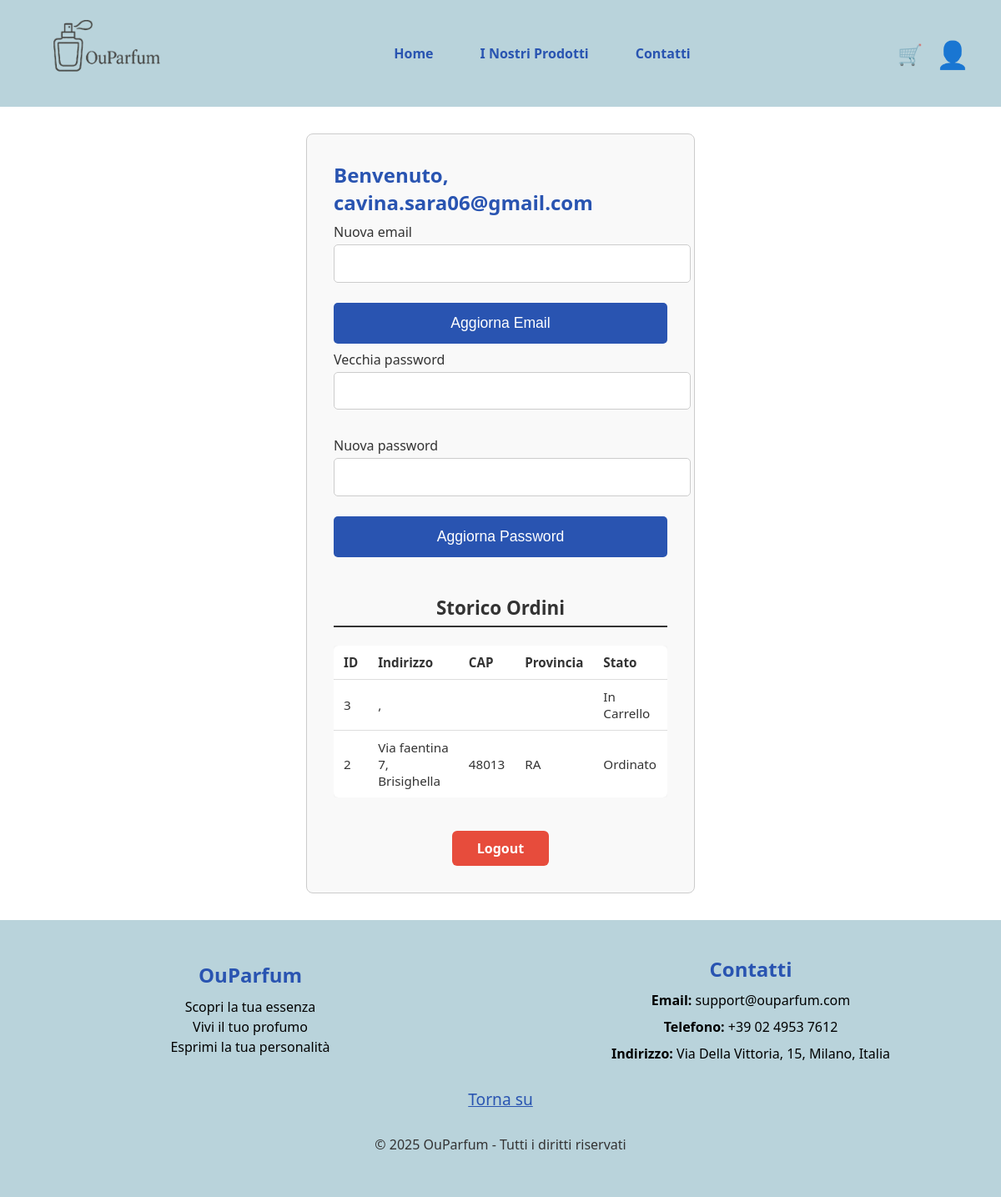
/account.php (signed in), run on the app's committed database.
### tables this page shows
CREATE TABLE IF NOT EXISTS `ordini` (
  `id` int(11) NOT NULL AUTO_INCREMENT,
  `citta` varchar(50) DEFAULT NULL,
  `cap` varchar(5) DEFAULT NULL,
  `provincia` varchar(2) DEFAULT NULL,
  `via` varchar(50) DEFAULT NULL,
  `civico` varchar(50) DEFAULT NULL,
  `stato` char(1) NOT NULL DEFAULT 'c',
  `id_utente` int(11) NOT NULL,
  `data_ordine` date DEFAULT NULL,
  PRIMARY KEY (`id`) USING BTREE,
  KEY `ordine_FK2` (`id_utente`) USING BTREE
);

### account.php (the view, shortened to what this page needs)
<?php
$conn = new mysqli("localhost", "root", "root", "ouparfum");
$utente_mail = $_SESSION['utente_mail'];
$stmt = $conn->prepare("SELECT id, mail, pw FROM utenti WHERE mail = ?");
$stmt->bind_param("s", $utente_mail);
$stmt->execute();
$stmt->bind_result($id_utente, $email_db, $password_db);
$storico = $conn->query("SELECT * FROM ordini WHERE id_utente = $id_utente ORDER BY id DESC");
?>
<!DOCTYPE html>
<html lang="it">
<head>
  <link rel="stylesheet" href="stilehom.css">
</head>
<body id="top">
  <header class="site-header">
    <div class="header-left">
      <img src="immagini/logo.png" alt="Logo OuParfume" class="logo">
    </div>
    <nav class="main-nav">
      <ul>
      <li><a href="homepage.php">Home</a></li>
        <li><a href="prodotti.php">I Nostri Prodotti</a></li>
        <li><a href="#bottom">Contatti</a></li>
      </ul>
    </nav>
    <div class="header-icons">
    <a href="carrello.php" class="cart-icon">
      🛒
    </a>
    <a href="accesso.html" class="user-icon">
      👤
    </a></div>
  </header>
  <main class="login-main">
  <div class style="max-width: 400px; margin: 2em auto; padding: 2em; border: 1px solid #ccc; border-radius: 8px; background-color: #f9f9f9;">
    <h2 class="login-title">Benvenuto, <?php echo htmlspecialchars($utente_mail); ?></h2>
    <form method="POST" class="login-form">
      <label for="nuova_mail">Nuova email</label>
      <input type="email" name="nuova_mail" required>
      <button type="submit">Aggiorna Email</button>
    </form>
    <form method="POST" class="login-form">
      <label for="vecchia_pw">Vecchia password</label>
      <input type="password" name="vecchia_pw" required>
      <label for="nuova_pw">Nuova password</label>
      <input type="password" name="nuova_pw" required>
      <button type="submit">Aggiorna Password</button>
    </form>
    <h3 class="login-subtitle">Storico Ordini</h3>
    <?php if ($storico->num_rows > 0): ?>
      <div class="orders-box">
        <table class="orders-table">
          <thead>
            <tr>
              <th>ID</th>
              <th>Indirizzo</th>
              <th>CAP</th>
              <th>Provincia</th>
              <th>Stato</th>
            </tr>
          </thead>
          <tbody>
            <?php while ($ordine = $storico->fetch_assoc()): ?>
              <tr>
                <td><?php echo $ordine['id']; ?></td>
                <td><?php echo $ordine['via'] . ' ' . $ordine['civico'] . ', ' . $ordine['citta']; ?></td>
                <td><?php echo $ordine['cap']; ?></td>
                <td><?php echo $ordine['provincia']; ?></td>
                <td><?php echo ($ordine['stato'] === 'o') ? 'Ordinato' : 'In Carrello'; ?></td>
              </tr>
            <?php endwhile; ?>
          </tbody>
        </table>
      </div>
    <?php else: ?>
      <p class="form-message">Nessun ordine effettuato.</p>
    <?php endif; ?>
    <div class="logout-container">
    <a href="logout.php" class="logout-button">Logout</a>
    </div>
  </div>
</main>
<footer class="footer" id="bottom">
    <div class="footer-container">
      <div class="footer-info">
        <h4>OuParfum</h4>
        <p class="footer-description">
          Scopri la tua essenza<br>Vivi il tuo profumo<br>Esprimi la tua personalità</p>
      </div>
      <div class="footer-contact">
        <h4>Contatti</h4>
        <p><strong>Email:</strong> support@ouparfum.com</p>
        <p><strong>Telefono:</strong> +39 02 4953 7612</p>
        <p><strong>Indirizzo:</strong> Via Della Vittoria, 15, Milano, Italia</p>
    </div>
    </div>
    <div class="footer-back-to-top">
      <a href="#top" class="back-to-top-link">Torna su</a>
    </div>
    <div class="footer-bottom">
      <p>&copy; 2025 OuParfum - Tutti i diritti riservati</p>
    </div>
  </footer>
</body>
</html>

### stilehom.css (style rules this page uses)
body { overflow-x: hidden; margin: 0; font-family: 'Segoe UI', sans-serif; background-color: #fff; color: #333; display: flex; flex-direction: column; min-height: 100vh; }
header { background-color: #b9d3db; padding: 1.5em; text-align: center; }
.site-header { display: flex; align-items: center; justify-content: space-between; background-color: #b9d3db; }
.header-left { display: flex; align-items: center; min-width: 200px; margin-left: 0; padding-left: 0; }
.logo { width: 200px; height: 80px; object-fit: cover; margin: 0; }
.main-nav { flex: 1; display: flex; justify-content: center; }
.main-nav ul { list-style: none; display: flex; gap: 3.5em; margin: 0; padding: 0; }
.main-nav a { text-decoration: none; color: rgb(41, 84, 177); font-weight: bold; }
.header-icons { display: flex; align-items: center; gap: 1em; min-width: 100px; }
.user-icon,.cart-icon { font-size: 1.5em; cursor: pointer; color: rgb(41, 84, 177); text-decoration: none; }
.cart-icon { display: inline-block; transition: transform 0.3s ease; }
.footer { background-color: #b9d3db; color: #000000; padding: 2em 0; position: relative; width: 100%; text-align: center; bottom: 0; }
.footer-container { display: flex; justify-content: center; align-items: center; flex-wrap: wrap; }
.footer-info { flex: 1; text-align: center; margin: 0 20px; }
.footer-info h4 { font-size: 1.5em; color: rgb(41, 84, 177); }
.footer-info .footer-description { font-size: 1em; color: #000000; margin-top: 10px; line-height: 1.5; text-align: center; max-width: 250px; margin-left: auto; margin-right: auto; }
.footer-contact { flex: 1; text-align: center; margin: 0 20px; }
.footer-contact h4 { font-size: 1.5em; color: rgb(41, 84, 177); }
.footer-contact p { font-size: 1em; color: #000000; margin: 5px 0; }
.footer-back-to-top { width: 100%; text-align: center; margin-top: 20px; }
.footer-back-to-top a { font-size: 1.2em; color: rgb(41, 84, 177); }
.footer-bottom { width: 100%; text-align: center; margin-top: 20px; font-size: 1em; color: #333; }
.footer-bottom p { margin: 0; padding: 10px 0; }
.footer h4, .footer p { margin: 10px 0; }
.user-icon { font-size: 2rem; }
h2 { font-size: 1.5rem; color: rgb(41, 84, 177); margin: 0; }
label { display: block; margin: 0.5em 0 0.25em; }
input[type="email"], input[type="password"] { width: 100%; padding: 0.8em; margin-bottom: 1.5em; border: 1px solid #ccc; border-radius: 5px; font-size: 1rem; }
button[type="submit"] { width: 100%; padding: 0.8em; background-color: rgb(41, 84, 177); color: #fff; border: none; border-radius: 5px; font-size: 1.1rem; cursor: pointer; }
.login-subtitle { margin-top: 2em; font-size: 1.4rem; text-align: center; border-bottom: 2px solid ; padding-bottom: 6px; }
.orders-box { margin-top: 1em; overflow-x: auto; }
.orders-table { width: 100%; border-collapse: collapse; font-size: 0.95rem; background-color: #fff; box-shadow: 0 0 6px rgba(0,0,0,0.05); border-radius: 6px; overflow: hidden; }
.orders-table th, .orders-table td { padding: 10px 12px; text-align: left; border-bottom: 1px solid #ddd; }
.orders-table tr:last-child td { border-bottom: none; }
.logout-container { text-align: center; margin-top: 40px; }
.logout-button { display: inline-block; padding: 10px 30px; background-color: #e74c3c; color: white; text-decoration: none; border-radius: 6px; font-weight: bold; transition: background-color 0.3s ease; }

### data on the page
ordini: id "3", stato "In Carrello"
ordini: id "2", via "Via faentina", civico "7", citta "Brisighella", cap "48013", provincia "RA", stato "Ordinato"

### other printed values
$utente_mail "cavina.sara06@gmail.com"
